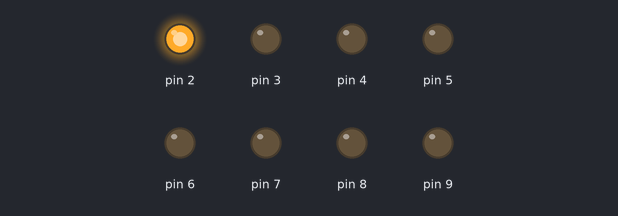
A sketch run on a simulated Arduino Uno, built with avr-gcc and run on an emulated ATmega328P. On the bench: output pins drawn as LEDs (lit = HIGH).

Above: at 0.2 s.
At 1.2 s:
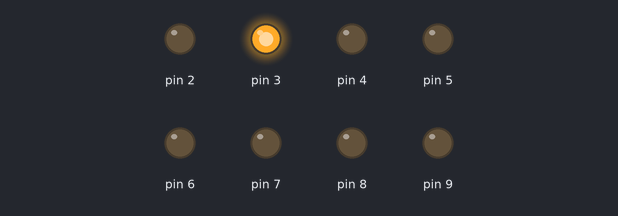
At 2.2 s:
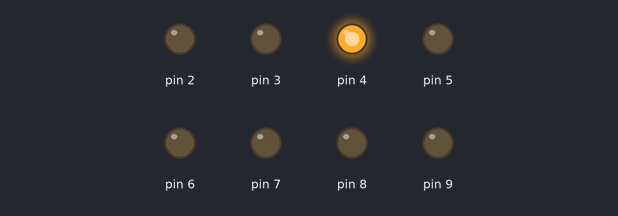
At 5.2 s:
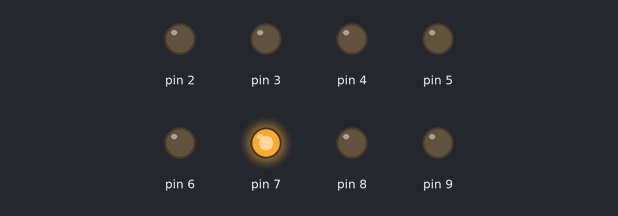
At 7.2 s:
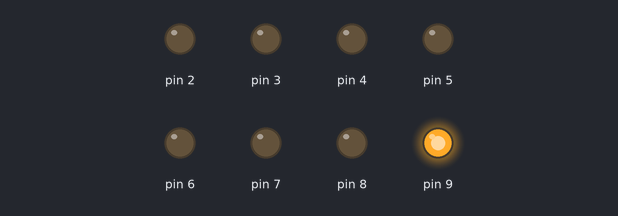
At 9.7 s:
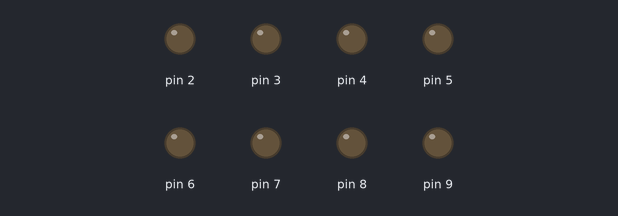
Timing chart, 0 to 10.4 s (numbered marks = the images above):
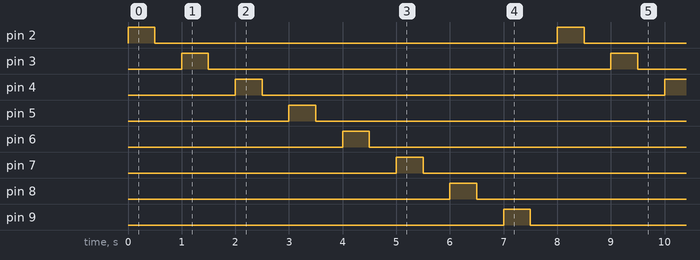

The sketch:

testando_pinos.ino
```cpp
// Testando pinagem


void setup() {

  for (int i = 2; i <= 9; i++){
    pinMode(i, OUTPUT);
  }

}

void loop() {

  for (int i = 2; i <= 9; i++){
    digitalWrite(i, 1);
    delay(500);
    digitalWrite(i, 0);
    delay(500);
  }

}
```

Measured:
- by itself, pin 2–9: alternates HIGH for 0.50 s and LOW for 7.5 s
- by itself, everything shown: repeats every 8.0 s, in 16 steps
